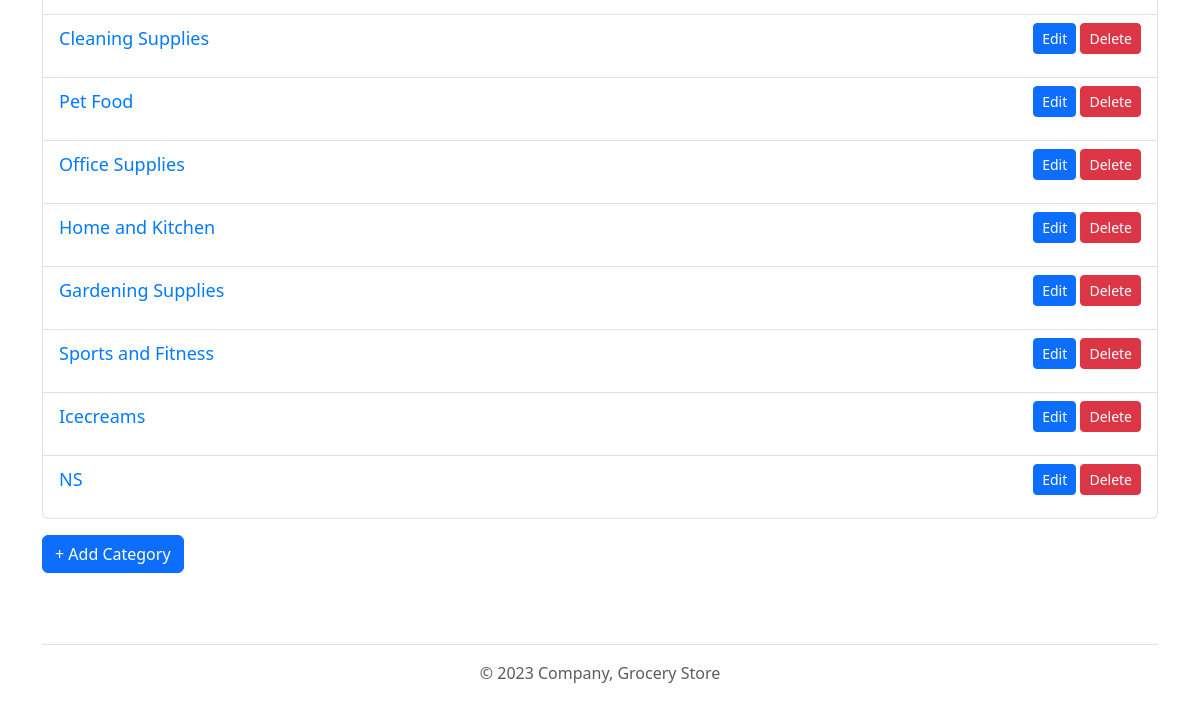
The app's page /admin_dashboard (signed in, lower part), older data.
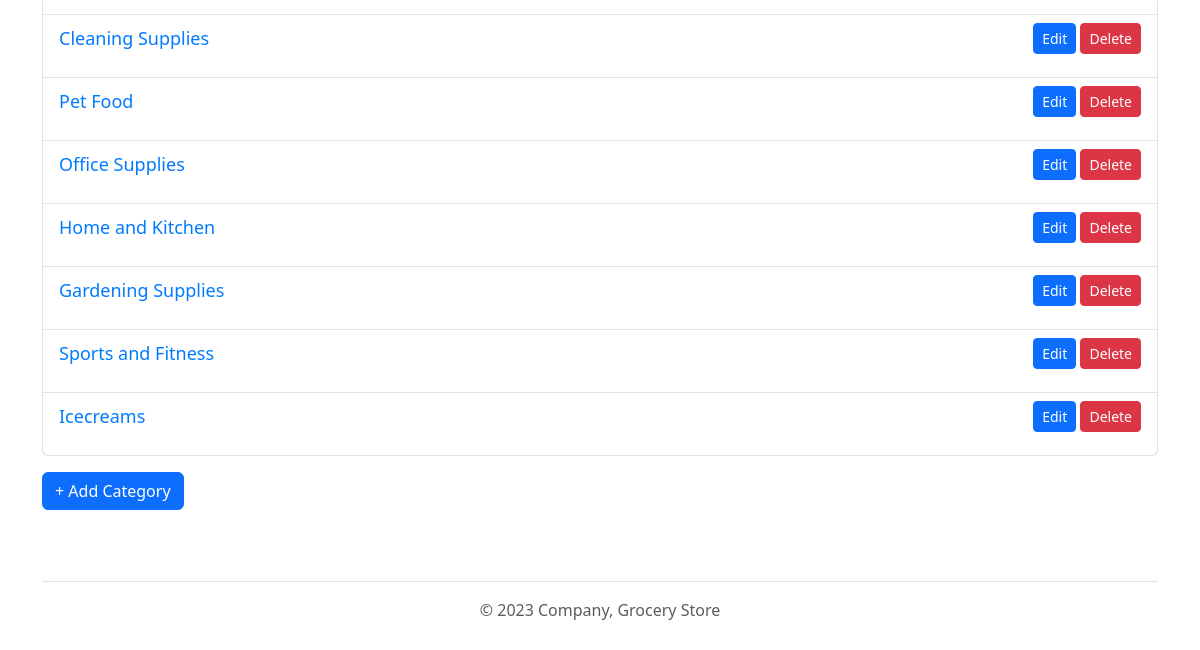
The same page, newer data.
### application/models.py (models this page shows)
class Sections(db.Model):
    __tablename__ = "sections"
    section_id = db.Column(db.Integer, primary_key=True, autoincrement=True)
    section_name = db.Column(db.String(200), nullable=False)

### application/controllers.py (the view)
@app.route('/admin_dashboard', methods=['GET', 'POST'])
@login_required
def admin_dashboard():
    sections = Sections.query.all()
    form = AddSectionForm()
    return render_template('admin_dashboard.html', sections=sections, form=form)

### application/controllers.py (called while the page is built)
@login_manager.user_loader
def load_user(user_id):
    return Users.query.get(int(user_id))

### templates/admin_dashboard.html (shortened to what this page needs)
<!DOCTYPE html>
<html>
<head>
    <link href="https://cdn.jsdelivr.net/npm/bootstrap@5.3.0/dist/css/bootstrap.min.css" rel="stylesheet">
    <link rel="stylesheet" type="text/css" href="{{ url_for('static', filename='styles.css') }}">
</head>
<body>
    <div class="container mt-5">
        <ul class="list-group">
            {% for section in sections %}
            <li class="list-group-item d-flex justify-content-between align-items-center">
                <a href="{{ url_for('manage_products', section_id=section.section_id) }}">{{ section.section_name }}</a>
                <div>
                    <a href="{{ url_for('edit_section', section_id=section.section_id) }}" class="btn btn-primary btn-sm mr-2">Edit</a>
                    <a href="{{ url_for('delete_section', section_id=section.section_id)}}" class="btn btn-danger btn-sm" onclick="return confirm('Are you sure you want to delete this section?')">Delete</a>
                </div>
            </li>
            {% endfor %}
        </ul>
        <div class="mt-3">
            <a href="{{ url_for('add_section') }}" class="btn btn-primary">+ Add Category</a>
        </div>
    </div>
    {% include 'footer.html' %}
</body>
</html>

Row changes from the older to the newer data that the page shows:
removed Sections: section_name "NS"
